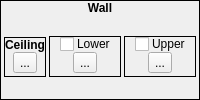
            <widget class="QFrame" name="frame_13">
             <property name="frameShape">
              <enum>QFrame::Box</enum>
             </property>
             <property name="frameShadow">
              <enum>QFrame::Plain</enum>
             </property>
             <layout class="QVBoxLayout" name="verticalLayout_26">
              <property name="spacing">
               <number>0</number>
              </property>
              <property name="margin">
               <number>0</number>
              </property>
              <item>
               <widget class="QLabel" name="label_15">
                <property name="sizePolicy">
                 <sizepolicy hsizetype="Preferred" vsizetype="Fixed">
                  <horstretch>0</horstretch>
                  <verstretch>0</verstretch>
                 </sizepolicy>
                </property>
                <property name="font">
                 <font>
                  <weight>75</weight>
                  <bold>true</bold>
                 </font>
                </property>
                <property name="text">
                 <string>Wall</string>
                </property>
                <property name="alignment">
                 <set>Qt::AlignCenter</set>
                </property>
               </widget>
              </item>
              <item>
               <widget class="QWidget" name="widget_17" native="true">
                <layout class="QHBoxLayout" name="horizontalLayout_6">
                 <property name="spacing">
                  <number>3</number>
                 </property>
                 <property name="margin">
                  <number>3</number>
                 </property>
                 <item>
                  <widget class="QFrame" name="frame_9">
                   <property name="sizePolicy">
                    <sizepolicy hsizetype="Preferred" vsizetype="Fixed">
                     <horstretch>0</horstretch>
                     <verstretch>0</verstretch>
                    </sizepolicy>
                   </property>
                   <property name="frameShape">
                    <enum>QFrame::Box</enum>
                   </property>
                   <property name="frameShadow">
                    <enum>QFrame::Plain</enum>
                   </property>
                   <layout class="QVBoxLayout" name="verticalLayout_15">
                    <property name="spacing">
                     <number>0</number>
                    </property>
                    <property name="margin">
                     <number>0</number>
                    </property>
                    <item>
                     <widget class="QLabel" name="label_9">
                      <property name="sizePolicy">
                       <sizepolicy hsizetype="Preferred" vsizetype="Fixed">
                        <horstretch>0</horstretch>
                        <verstretch>0</verstretch>
                       </sizepolicy>
                      </property>
                      <property name="font">
                       <font>
                        <weight>75</weight>
                        <bold>true</bold>
                       </font>
                      </property>
                      <property name="text">
                       <string>Ceiling</string>
                      </property>
                      <property name="alignment">
                       <set>Qt::AlignCenter</set>
                      </property>
                     </widget>
                    </item>
                    <item>
                     <widget class="QWidget" name="widget_13" native="true">
                      <layout class="QHBoxLayout" name="horizontalLayout_8">
                       <property name="spacing">
                        <number>0</number>
                       </property>
                       <property name="leftMargin">
                        <number>0</number>
                       </property>
                       <property name="topMargin">
                        <number>0</number>
                       </property>
                       <property name="rightMargin">
                        <number>0</number>
                       </property>
                       <property name="bottomMargin">
                        <number>3</number>
                       </property>
                       <item>
                        <widget class="TileButton" name="tbCeilingTile">
                         <property name="enabled">
                          <bool>true</bool>
                         </property>
                         <property name="text">
                          <string>...</string>
                         </property>
                         <property name="icon">
                          <iconset resource="gui_icons.qrc">
                           <normaloff>:/icons/addtile.png</normaloff>:/icons/addtile.png</iconset>
                         </property>
                         <property name="iconSize">
                          <size>
                           <width>32</width>
                           <height>32</height>
                          </size>
                         </property>
                        </widget>
                       </item>
                      </layout>
                     </widget>
                    </item>
                   </layout>
                  </widget>
                 </item>
                 <item>
                  <widget class="QFrame" name="frame_11">
                   <property name="sizePolicy">
                    <sizepolicy hsizetype="Preferred" vsizetype="Fixed">
                     <horstretch>0</horstretch>
                     <verstretch>0</verstretch>
                    </sizepolicy>
                   </property>
                   <property name="frameShape">
                    <enum>QFrame::Box</enum>
                   </property>
                   <property name="frameShadow">
                    <enum>QFrame::Plain</enum>
                   </property>
                   <layout class="QVBoxLayout" name="verticalLayout_16">
                    <property name="spacing">
                     <number>0</number>
                    </property>
                    <property name="margin">
                     <number>0</number>
                    </property>
                    <item>
                     <widget class="QWidget" name="widget_18" native="true">
                      <property name="sizePolicy">
                       <sizepolicy hsizetype="Preferred" vsizetype="Fixed">
                        <horstretch>0</horstretch>
                        <verstretch>0</verstretch>
                       </sizepolicy>
                      </property>
                      <property name="styleSheet">
                       <string notr="true">.QWidget
{
	border-width: 1px;
	border-style: solid;
	border-color: palette(window-text);
	background-color: palette(window-text);
}

.QWidget&gt;QLabel
{
	border-width: 0px;
	background-color: palette(window-text);
	color: palette(window);
	font-weight: bold;
}</string>
                      </property>
                      <layout class="QHBoxLayout" name="horizontalLayout_11">
                       <property name="spacing">
                        <number>3</number>
                       </property>
                       <property name="margin">
                        <number>0</number>
                       </property>
                       <item>
                        <spacer name="horizontalSpacer">
                         <property name="orientation">
                          <enum>Qt::Horizontal</enum>
                         </property>
                         <property name="sizeHint" stdset="0">
                          <size>
                           <width>10</width>
                           <height>15</height>
                          </size>
                         </property>
                        </spacer>
                       </item>
                       <item>
                        <widget class="QCheckBox" name="cbUseLowerWall">
                         <property name="sizePolicy">
                          <sizepolicy hsizetype="Fixed" vsizetype="Fixed">
                           <horstretch>0</horstretch>
                           <verstretch>0</verstretch>
                          </sizepolicy>
                         </property>
                         <property name="text">
                          <string/>
                         </property>
                        </widget>
                       </item>
                       <item>
                        <widget class="QLabel" name="label_4">
                         <property name="sizePolicy">
                          <sizepolicy hsizetype="Fixed" vsizetype="Fixed">
                           <horstretch>0</horstretch>
                           <verstretch>0</verstretch>
                          </sizepolicy>
                         </property>
                         <property name="text">
                          <string>Lower</string>
                         </property>
                        </widget>
                       </item>
                       <item>
                        <spacer name="horizontalSpacer_2">
                         <property name="orientation">
                          <enum>Qt::Horizontal</enum>
                         </property>
                         <property name="sizeHint" stdset="0">
                          <size>
                           <width>10</width>
                           <height>15</height>
                          </size>
                         </property>
                        </spacer>
                       </item>
                      </layout>
                     </widget>
                    </item>
                    <item>
                     <widget class="QWidget" name="widget_14" native="true">
                      <layout class="QHBoxLayout" name="horizontalLayout_9">
                       <property name="spacing">
                        <number>0</number>
                       </property>
                       <property name="leftMargin">
                        <number>0</number>
                       </property>
                       <property name="topMargin">
                        <number>0</number>
                       </property>
                       <property name="rightMargin">
                        <number>0</number>
                       </property>
                       <property name="bottomMargin">
                        <number>3</number>
                       </property>
                       <item>
                        <widget class="TileButton" name="tbLowerWallTile">
                         <property name="text">
                          <string>...</string>
                         </property>
                         <property name="icon">
                          <iconset resource="gui_icons.qrc">
                           <normaloff>:/icons/addtile.png</normaloff>:/icons/addtile.png</iconset>
                         </property>
                         <property name="iconSize">
                          <size>
                           <width>32</width>
                           <height>32</height>
                          </size>
                         </property>
                        </widget>
                       </item>
                      </layout>
                     </widget>
                    </item>
                   </layout>
                  </widget>
                 </item>
                 <item>
                  <widget class="QFrame" name="frame_15">
                   <property name="sizePolicy">
                    <sizepolicy hsizetype="Preferred" vsizetype="Fixed">
                     <horstretch>0</horstretch>
                     <verstretch>0</verstretch>
                    </sizepolicy>
                   </property>
                   <property name="frameShape">
                    <enum>QFrame::Box</enum>
                   </property>
                   <property name="frameShadow">
                    <enum>QFrame::Plain</enum>
                   </property>
                   <layout class="QVBoxLayout" name="verticalLayout_27">
                    <property name="spacing">
                     <number>0</number>
                    </property>
                    <property name="margin">
                     <number>0</number>
                    </property>
                    <item>
                     <widget class="QWidget" name="widget_21" native="true">
                      <property name="sizePolicy">
                       <sizepolicy hsizetype="Preferred" vsizetype="Fixed">
                        <horstretch>0</horstretch>
                        <verstretch>0</verstretch>
                       </sizepolicy>
                      </property>
                      <property name="styleSheet">
                       <string notr="true">.QWidget
{
	border-width: 1px;
	border-style: solid;
	border-color: palette(window-text);
	background-color: palette(window-text);
}

.QWidget&gt;QLabel
{
	border-width: 0px;
	background-color: palette(window-text);
	color: palette(window);
	font-weight: bold;
}</string>
                      </property>
                      <layout class="QHBoxLayout" name="horizontalLayout_12">
                       <property name="spacing">
                        <number>3</number>
                       </property>
                       <property name="margin">
                        <number>0</number>
                       </property>
                       <item>
                        <spacer name="horizontalSpacer_3">
                         <property name="orientation">
                          <enum>Qt::Horizontal</enum>
                         </property>
                         <property name="sizeHint" stdset="0">
                          <size>
                           <width>10</width>
                           <height>15</height>
                          </size>
                         </property>
                        </spacer>
                       </item>
                       <item>
                        <widget class="QCheckBox" name="cbUseUpperWall">
                         <property name="sizePolicy">
                          <sizepolicy hsizetype="Fixed" vsizetype="Fixed">
                           <horstretch>0</horstretch>
                           <verstretch>0</verstretch>
                          </sizepolicy>
                         </property>
                         <property name="text">
                          <string/>
                         </property>
                        </widget>
                       </item>
                       <item>
                        <widget class="QLabel" name="label_6">
                         <property name="sizePolicy">
                          <sizepolicy hsizetype="Fixed" vsizetype="Fixed">
                           <horstretch>0</horstretch>
                           <verstretch>0</verstretch>
                          </sizepolicy>
                         </property>
                         <property name="text">
                          <string>Upper</string>
                         </property>
                        </widget>
                       </item>
                       <item>
                        <spacer name="horizontalSpacer_4">
                         <property name="orientation">
                          <enum>Qt::Horizontal</enum>
                         </property>
                         <property name="sizeHint" stdset="0">
                          <size>
                           <width>10</width>
                           <height>15</height>
                          </size>
                         </property>
                        </spacer>
                       </item>
                      </layout>
                     </widget>
                    </item>
                    <item>
                     <widget class="QWidget" name="widget_19" native="true">
                      <layout class="QHBoxLayout" name="horizontalLayout_13">
                       <property name="spacing">
                        <number>0</number>
                       </property>
                       <property name="leftMargin">
                        <number>0</number>
                       </property>
                       <property name="topMargin">
                        <number>0</number>
                       </property>
                       <property name="rightMargin">
                        <number>0</number>
                       </property>
                       <property name="bottomMargin">
                        <number>3</number>
                       </property>
                       <item>
                        <widget class="TileButton" name="tbUpperWallTile">
                         <property name="text">
                          <string>...</string>
                         </property>
                         <property name="icon">
                          <iconset resource="gui_icons.qrc">
                           <normaloff>:/icons/addtile.png</normaloff>:/icons/addtile.png</iconset>
                         </property>
                         <property name="iconSize">
                          <size>
                           <width>32</width>
                           <height>32</height>
                          </size>
                         </property>
                        </widget>
                       </item>
                      </layout>
                     </widget>
                    </item>
                   </layout>
                  </widget>
                 </item>
                </layout>
               </widget>
              </item>
             </layout>
            </widget>
